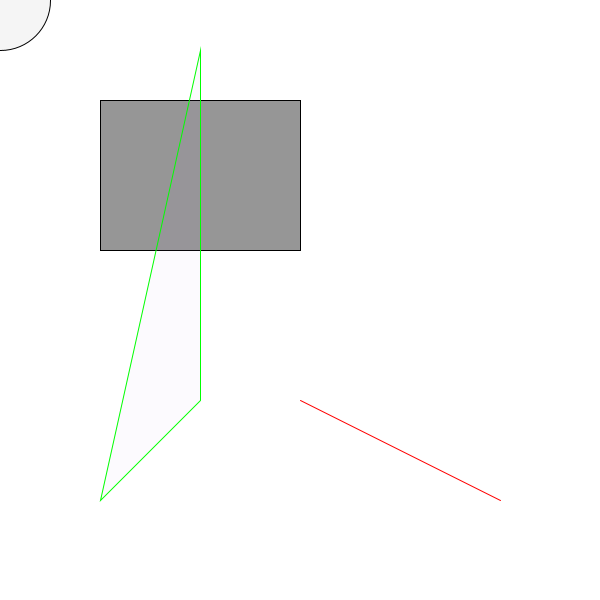
Frame 1 (no input)
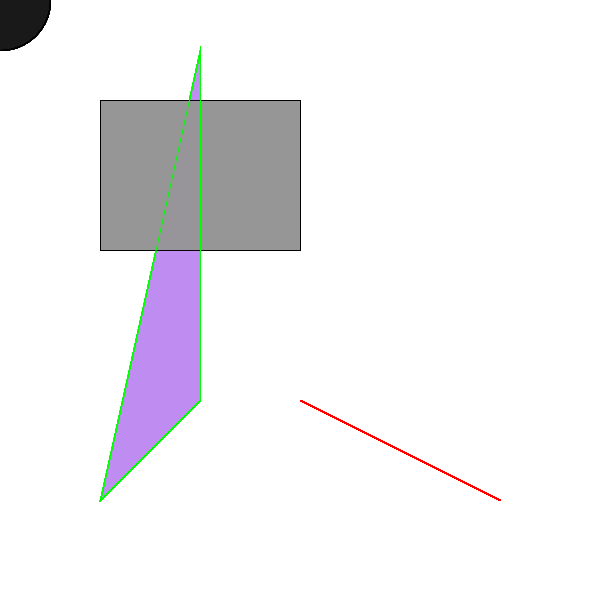
Frame 60 (the mouse pressed at the canvas centre just before this capture)
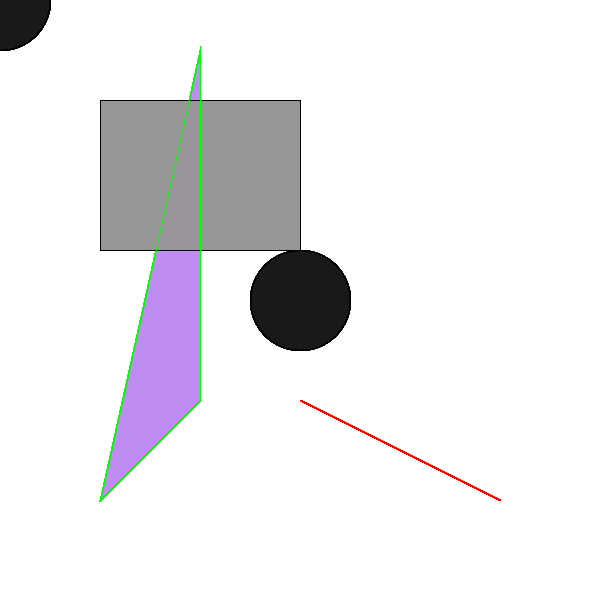
Frame 120 (the mouse held since frame 60 and released just before this capture)

The Processing sketch that drew these frames (run headless with seeded random() and noise(); from frame 60 on, the mouse is pressed at the canvas centre):

// Processing sketch: w01a_drawing
// ── w01a_drawing.pde
// code 1 week 1
// bryan ma

// drawing API basics

// everything inside setup executes once,
// at the beginning of program execution.
void setup() {
  // create a canvas 600 pixels by 600 pixels
  size(600, 600);
  // clear the screen once
  background(255);
}

// everything inside draw() loops every frame,
// usually 60 frames per second.
void draw() {
  // set the stroke color to black
  stroke(0);
  // set the fill color to 150 (grayscale)
  fill(150);
  // draw a rectangle at 100, 100, with width 200 and height 150
  rect(100, 100, 200, 150);
  
  // change the fill color to white, with alpha 30
  fill(0, 10);
  // draw an ellipse at the mouse position with width 100 and height 100
  ellipse(mouseX, mouseY, 100, 100);

  // change the stroke color to red
  stroke(255, 0, 0);
  // draw a line from 300, 400 to 500, 500
  line(300, 400, 500, 500);
  
  // change the stroke color to green
  stroke(0, 255, 0);
  // change the fill color to a transparent purple
  fill(180, 120, 240, 10);
  // draw a triangle
  triangle(100, 500, 200, 50, 200, 400);
}
